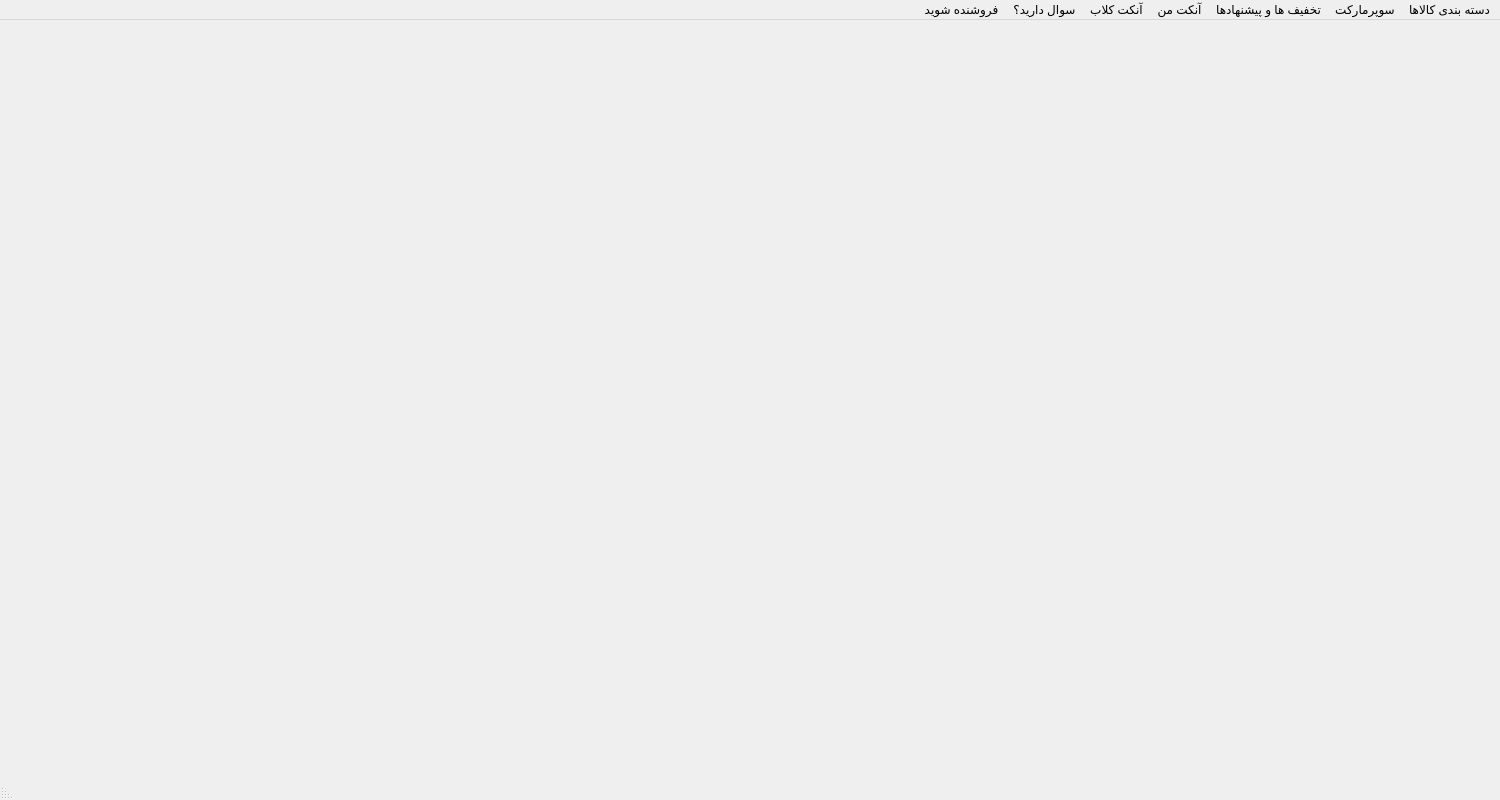
<?xml version="1.0" encoding="UTF-8"?>
<ui version="4.0">
 <class>MainWindow</class>
 <widget class="QMainWindow" name="MainWindow">
  <property name="geometry">
   <rect>
    <x>0</x>
    <y>0</y>
    <width>1500</width>
    <height>800</height>
   </rect>
  </property>
  <property name="windowTitle">
   <string>MainWindow</string>
  </property>
  <property name="layoutDirection">
   <enum>Qt::RightToLeft</enum>
  </property>
  <widget class="QWidget" name="centralwidget"/>
  <widget class="QMenuBar" name="menubar">
   <property name="geometry">
    <rect>
     <x>0</x>
     <y>0</y>
     <width>1500</width>
     <height>25</height>
    </rect>
   </property>
   <widget class="QMenu" name="menu">
    <property name="title">
     <string>دسته بندی کالاها</string>
    </property>
    <widget class="QMenu" name="menu_8">
     <property name="title">
      <string>کالای دیجیتال</string>
     </property>
     <addaction name="action_12"/>
     <addaction name="action_13"/>
     <addaction name="action_14"/>
     <addaction name="action_15"/>
     <addaction name="action_16"/>
     <addaction name="action_17"/>
     <addaction name="action_SSD"/>
     <addaction name="action_18"/>
     <addaction name="action_19"/>
     <addaction name="action_20"/>
     <addaction name="action_21"/>
     <addaction name="actionPS4_XBox"/>
     <addaction name="action_22"/>
     <addaction name="action_23"/>
     <addaction name="action_24"/>
     <addaction name="action_25"/>
     <addaction name="action_26"/>
     <addaction name="action_27"/>
     <addaction name="action_28"/>
     <addaction name="action_29"/>
     <addaction name="action_30"/>
     <addaction name="action_31"/>
     <addaction name="action_32"/>
     <addaction name="action_33"/>
     <addaction name="action_34"/>
    </widget>
    <addaction name="menu_8"/>
    <addaction name="action_2"/>
    <addaction name="action_3"/>
    <addaction name="action_4"/>
    <addaction name="action_5"/>
    <addaction name="action_6"/>
    <addaction name="action_7"/>
    <addaction name="action_8"/>
    <addaction name="action_9"/>
   </widget>
   <widget class="QMenu" name="menu_2">
    <property name="title">
     <string>سوپرمارکت</string>
    </property>
   </widget>
   <widget class="QMenu" name="menu_3">
    <property name="title">
     <string>تخفیف ها و پیشنهادها</string>
    </property>
   </widget>
   <widget class="QMenu" name="menu_4">
    <property name="title">
     <string>آنکت من</string>
    </property>
    <addaction name="action_10"/>
    <addaction name="action_11"/>
   </widget>
   <widget class="QMenu" name="menu_5">
    <property name="title">
     <string>آنکت کلاب</string>
    </property>
   </widget>
   <widget class="QMenu" name="menu_6">
    <property name="title">
     <string>سوال دارید؟</string>
    </property>
   </widget>
   <widget class="QMenu" name="menu_7">
    <property name="title">
     <string>فروشنده شوید</string>
    </property>
   </widget>
   <addaction name="menu"/>
   <addaction name="menu_2"/>
   <addaction name="menu_3"/>
   <addaction name="menu_4"/>
   <addaction name="menu_5"/>
   <addaction name="menu_6"/>
   <addaction name="menu_7"/>
  </widget>
  <widget class="QStatusBar" name="statusbar"/>
  <action name="action_2">
   <property name="text">
    <string>آرایشی، بهداشتی و سلامت</string>
   </property>
  </action>
  <action name="action_3">
   <property name="text">
    <string>خودرو، ابزار و اداری</string>
   </property>
  </action>
  <action name="action_4">
   <property name="text">
    <string>مد و پوشاک</string>
   </property>
  </action>
  <action name="action_5">
   <property name="text">
    <string>خانه و آشپزخانه</string>
   </property>
  </action>
  <action name="action_6">
   <property name="text">
    <string>کتاب، لوازم تحریر و هنر</string>
   </property>
  </action>
  <action name="action_7">
   <property name="text">
    <string>اسباب بازی، کودک و نوزاد</string>
   </property>
  </action>
  <action name="action_8">
   <property name="text">
    <string>ورزش و سفر</string>
   </property>
  </action>
  <action name="action_9">
   <property name="text">
    <string>خوردنی و آشامیدنی</string>
   </property>
  </action>
  <action name="action_10">
   <property name="text">
    <string>ورود</string>
   </property>
  </action>
  <action name="action_11">
   <property name="text">
    <string>ثبت نام</string>
   </property>
  </action>
  <action name="action_12">
   <property name="text">
    <string>لوازم جانبی گوشی</string>
   </property>
  </action>
  <action name="action_13">
   <property name="text">
    <string>گوشی موبایل</string>
   </property>
  </action>
  <action name="action_14">
   <property name="text">
    <string>واقعیت مجازی</string>
   </property>
  </action>
  <action name="action_15">
   <property name="text">
    <string>مچ بند و ساعت هوشمند</string>
   </property>
  </action>
  <action name="action_16">
   <property name="text">
    <string>هدفون، هدست و هندزفری</string>
   </property>
  </action>
  <action name="action_17">
   <property name="text">
    <string>اسپیکر بلوتوث و باسیم</string>
   </property>
  </action>
  <action name="action_SSD">
   <property name="text">
    <string>SSD هارد، فلش و</string>
   </property>
  </action>
  <action name="action_18">
   <property name="text">
    <string>دوربین</string>
   </property>
  </action>
  <action name="action_19">
   <property name="text">
    <string>لوازم جانبی دوربین</string>
   </property>
  </action>
  <action name="action_20">
   <property name="text">
    <string>دوربین دوچشمی و شکاری</string>
   </property>
  </action>
  <action name="action_21">
   <property name="text">
    <string>تلسکوپ</string>
   </property>
  </action>
  <action name="actionPS4_XBox">
   <property name="text">
    <string>و بازی XBox ،PS4</string>
   </property>
  </action>
  <action name="action_22">
   <property name="text">
    <string>کامپیوتر و تجهیزات جانبی</string>
   </property>
  </action>
  <action name="action_23">
   <property name="text">
    <string>لپ تاپ</string>
   </property>
  </action>
  <action name="action_24">
   <property name="text">
    <string>لوازم جانبی لپ تاپ</string>
   </property>
  </action>
  <action name="action_25">
   <property name="text">
    <string>تبلت</string>
   </property>
  </action>
  <action name="action_26">
   <property name="text">
    <string>شارژر تبلت و موبایل</string>
   </property>
  </action>
  <action name="action_27">
   <property name="text">
    <string>کیف، کاور، لوازم جانبی تبلت</string>
   </property>
  </action>
  <action name="action_28">
   <property name="text">
    <string>باتری</string>
   </property>
  </action>
  <action name="action_29">
   <property name="text">
    <string>دوربین های تحت شبکه</string>
   </property>
  </action>
  <action name="action_30">
   <property name="text">
    <string>مودم و تجهیزات شبکه</string>
   </property>
  </action>
  <action name="action_31">
   <property name="text">
    <string>ماشین های اداری</string>
   </property>
  </action>
  <action name="action_32">
   <property name="text">
    <string>کتابخوان فیدیبوک</string>
   </property>
  </action>
  <action name="action_33">
   <property name="text">
    <string>کارت هدیه خرید از آنکت</string>
   </property>
  </action>
  <action name="action_34">
   <property name="text">
    <string>خرید شارژ و بستۀ اینترنت</string>
   </property>
  </action>
 </widget>
 <resources/>
 <connections/>
</ui>
